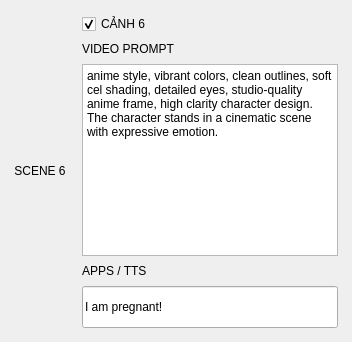
                <widget class="QFrame" name="sceneFrame_6">
                 <property name="sizePolicy">
                  <sizepolicy hsizetype="Expanding" vsizetype="Fixed">
                   <horstretch>0</horstretch>
                   <verstretch>0</verstretch>
                  </sizepolicy>
                 </property>
                 <property name="minimumSize">
                  <size>
                   <width>0</width>
                   <height>235</height>
                  </size>
                 </property>
                 <property name="role" stdset="0">
                  <string>sceneFrame</string>
                 </property>
                 <layout class="QHBoxLayout" name="sceneLayout_6">
                  <property name="spacing">
                   <number>16</number>
                  </property>
                  <property name="leftMargin">
                   <number>14</number>
                  </property>
                  <property name="topMargin">
                   <number>14</number>
                  </property>
                  <property name="rightMargin">
                   <number>14</number>
                  </property>
                  <property name="bottomMargin">
                   <number>14</number>
                  </property>
                  <item>
                   <widget class="QLabel" name="sceneImageBox_6">
                    <property name="minimumSize">
                     <size>
                      <width>0</width>
                      <height>165</height>
                     </size>
                    </property>
                    <property name="text">
                     <string>SCENE 6</string>
                    </property>
                    <property name="role" stdset="0">
                     <string>sceneImageBox</string>
                    </property>
                    <property name="alignment">
                     <set>Qt::AlignCenter</set>
                    </property>
                   </widget>
                  </item>
                  <item>
                   <widget class="QFrame" name="sceneRightBox_6">
                    <property name="sizePolicy">
                     <sizepolicy hsizetype="Expanding" vsizetype="Expanding">
                      <horstretch>0</horstretch>
                      <verstretch>0</verstretch>
                     </sizepolicy>
                    </property>
                    <layout class="QVBoxLayout" name="sceneRightLayout_6">
                     <property name="spacing">
                      <number>8</number>
                     </property>
                     <property name="leftMargin">
                      <number>0</number>
                     </property>
                     <property name="topMargin">
                      <number>0</number>
                     </property>
                     <property name="rightMargin">
                      <number>0</number>
                     </property>
                     <property name="bottomMargin">
                      <number>0</number>
                     </property>
                     <item>
                      <widget class="QCheckBox" name="sceneTitle_6">
                       <property name="sizePolicy">
                        <sizepolicy hsizetype="Expanding" vsizetype="Fixed">
                         <horstretch>0</horstretch>
                         <verstretch>0</verstretch>
                        </sizepolicy>
                       </property>
                       <property name="text">
                        <string>CẢNH 6</string>
                       </property>
                       <property name="checked">
                        <bool>true</bool>
                       </property>
                       <property name="role" stdset="0">
                        <string>sceneTitle</string>
                       </property>
                      </widget>
                     </item>
                     <item>
                      <widget class="QLabel" name="labelPrompt_6">
                       <property name="text">
                        <string>VIDEO PROMPT</string>
                       </property>
                       <property name="role" stdset="0">
                        <string>cyanLabel</string>
                       </property>
                      </widget>
                     </item>
                     <item>
                      <widget class="QTextEdit" name="prompt_6">
                       <property name="sizePolicy">
                        <sizepolicy hsizetype="Expanding" vsizetype="Expanding">
                         <horstretch>0</horstretch>
                         <verstretch>0</verstretch>
                        </sizepolicy>
                       </property>
                       <property name="minimumSize">
                        <size>
                         <width>0</width>
                         <height>90</height>
                        </size>
                       </property>
                       <property name="plainText">
                        <string>anime style, vibrant colors, clean outlines, soft cel shading, detailed eyes, studio-quality anime frame, high clarity character design. The character stands in a cinematic scene with expressive emotion.</string>
                       </property>
                      </widget>
                     </item>
                     <item>
                      <widget class="QLabel" name="labelTts_6">
                       <property name="text">
                        <string>APPS / TTS</string>
                       </property>
                       <property name="role" stdset="0">
                        <string>cyanLabel</string>
                       </property>
                      </widget>
                     </item>
                     <item>
                      <widget class="QLineEdit" name="tts_6">
                       <property name="sizePolicy">
                        <sizepolicy hsizetype="Expanding" vsizetype="Fixed">
                         <horstretch>0</horstretch>
                         <verstretch>0</verstretch>
                        </sizepolicy>
                       </property>
                       <property name="minimumSize">
                        <size>
                         <width>0</width>
                         <height>42</height>
                        </size>
                       </property>
                       <property name="text">
                        <string>I am pregnant!</string>
                       </property>
                      </widget>
                     </item>
                    </layout>
                   </widget>
                  </item>
                 </layout>
                </widget>
